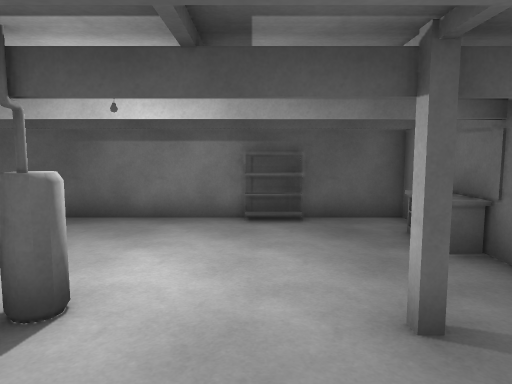
view 1 (above)

12 first-person views from a walk through a scene from a Unity 3-D project. The camera is 1.5 m above the floor, tilts 6° down and sees 70° across. The floor is counted in squares, 1 m on a side. Each view is taken from the middle of a square. On the plan, view 1 faces up. The plan holds only what a view shows up to about 16 squares ahead; the rest is blank. The place goes on beyond the plan.

view 2
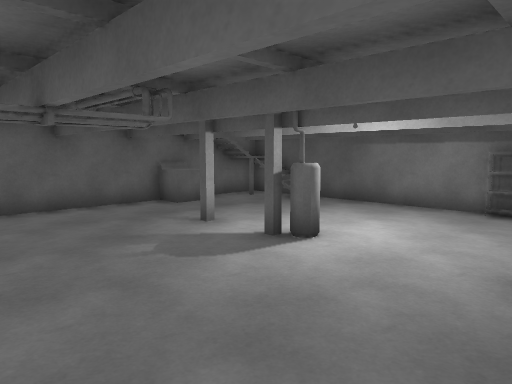

view 3
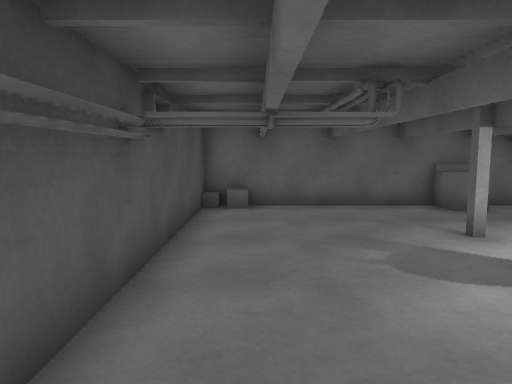

view 4
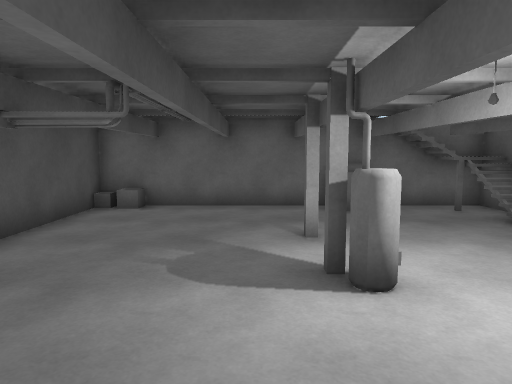

view 5
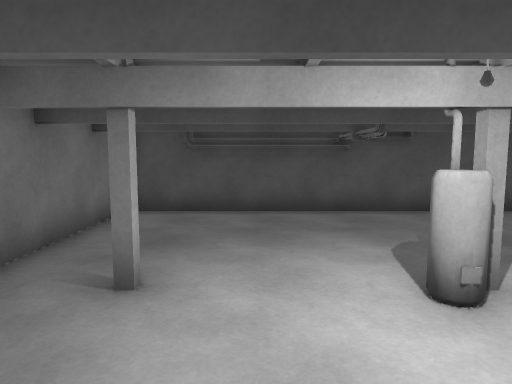

view 6
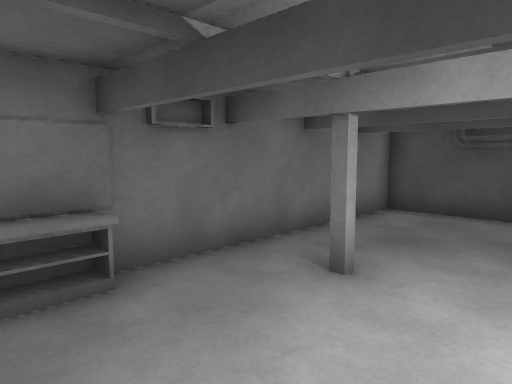

view 7
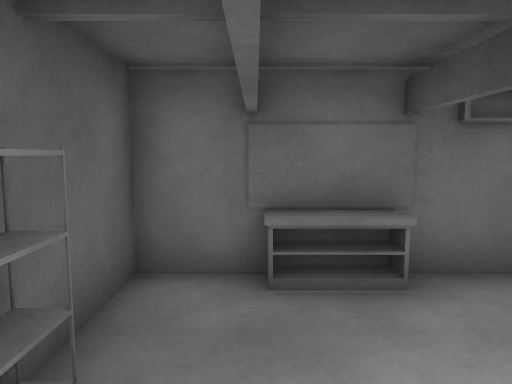

view 8
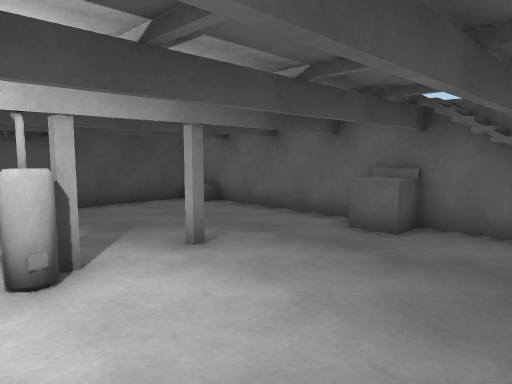

view 9
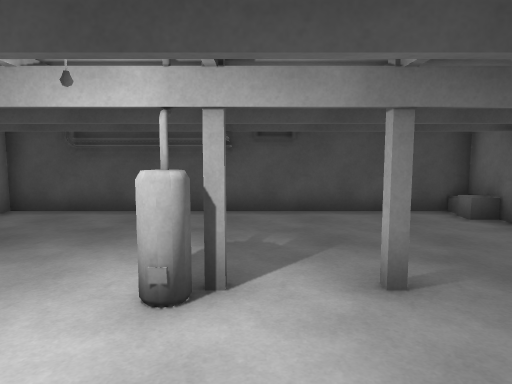

view 10
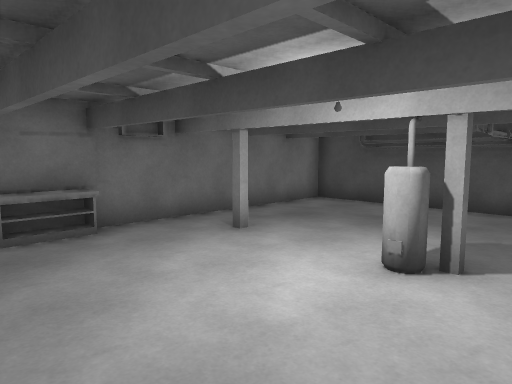

view 11
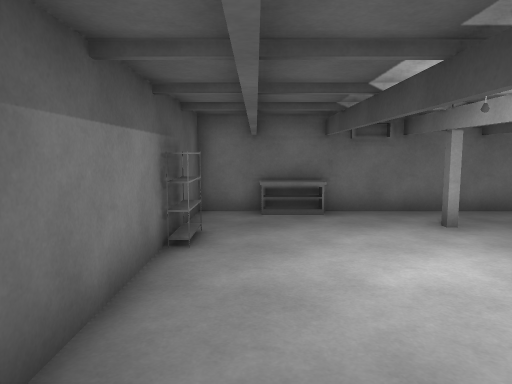

view 12
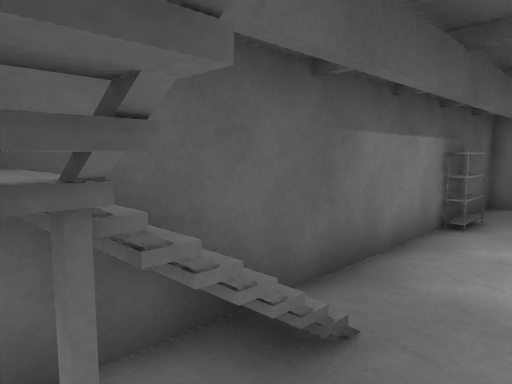

### Floor plan
Points are (right, up) in squares from view 1. A wall is a line through its corners. A room is listed if a view was taken in it or the views show most of it. See-through windows are left out.
Room 1 (views 1, 2, 3, 4, 5, 6, 7, 8, 9, 10, 11, 12)
walls: (-7.6, 4.1) (-8.6, 4.1); (-6, 7.4) (-7.6, 7.4); (-7.5, 6.8) (-8.5, 6.8); (-8.6, 5.1) (-7.6, 5.1); (-7.6, 7.3) (-8.5, 7.3); (-6.9, 8.2) (-6.9, 7.4); (-7.2, 8.5) (-7.2, 7.4); (-8.6, 7.5) (-8.6, -2.5) (3.4, -2.5) (3.4, 8.5) (-7.6, 8.5) (-7.6, 6.6) (-8.5, 6.6)
low walls: (-7.6, 5.1) (-7.6, 4.1)
objects: pipe (-2, -2) to (1, -2); heater (-2, 3); shelf (0, 8) to (1, 8); bench (3, 5) to (3, 7)
Room 2 (no view inside)
walls: (-7.6, 8.5) (-8.6, 8.5) (-8.6, 7.5); (-7.6, 7.4) (-7.6, 8.2); (-7.3, 7.4) (-7.3, 8)
low walls: (-7, 7.4) (-7, 8); (-6.7, 7.4) (-6.7, 7.9)

Positions as (right, up) in squares from view 1, and headings:
1: (0, 0), facing up
2: (2, -2), facing up-left
3: (2, -1), facing left
4: (2, 2), facing left
5: (0, 7), facing down
6: (-1, 7), facing down-right
7: (-1, 7), facing right
8: (-1, 8), facing down-left
9: (-3, 7), facing down
10: (-4, 8), facing down-right
11: (-6, 7), facing right
12: (-8, 6), facing up-right
